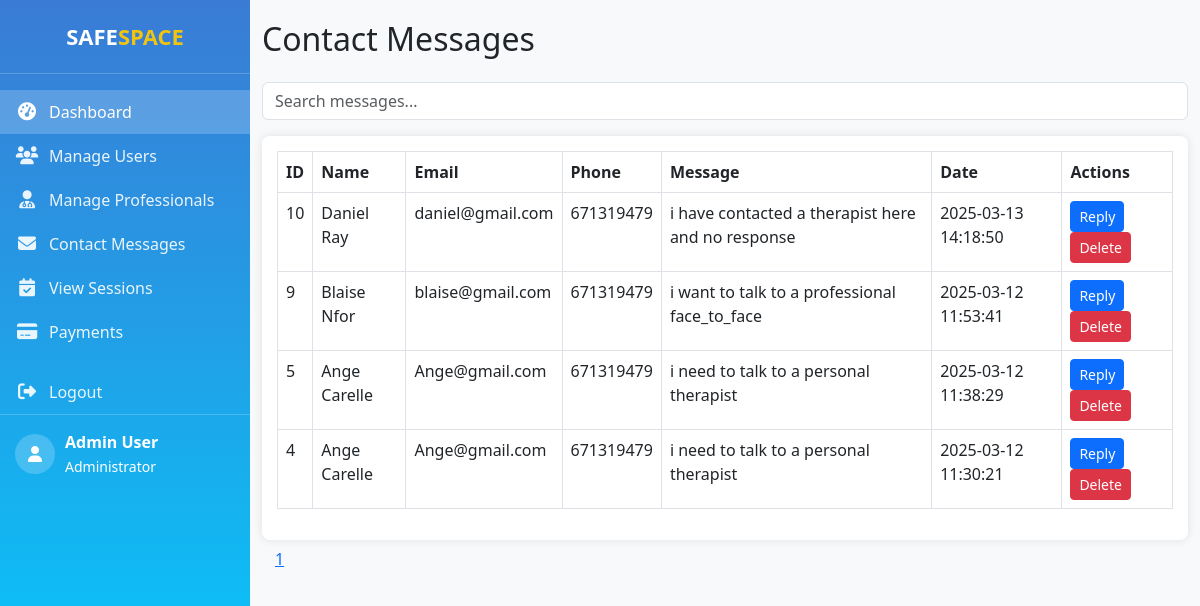
/dashboards/admin/contact_messages.php, run on the app's committed database.
### tables this page shows
CREATE TABLE `contact_messages` (
  `id` int(11) NOT NULL,
  `first_name` varchar(100) NOT NULL,
  `last_name` varchar(100) NOT NULL,
  `phone` varchar(20) DEFAULT NULL,
  `email` varchar(150) NOT NULL,
  `message` text NOT NULL,
  `user_ip` varchar(45) DEFAULT NULL,
  `submitted_at` timestamp NOT NULL DEFAULT current_timestamp()
);

### dashboards/admin/contact_messages.php (the view, shortened to what this page needs)
<?php
include '../../includes/config.php';
$limit = 10;
$page = isset($_GET['page']) ? (int)$_GET['page'] : 1;
$offset = ($page - 1) * $limit;
$sql = "SELECT * FROM contact_messages ORDER BY submitted_at DESC LIMIT $limit OFFSET $offset";
$result = $conn->query($sql);
$totalMessagesQuery = "SELECT COUNT(*) AS total FROM contact_messages";
$totalMessagesResult = $conn->query($totalMessagesQuery);
$totalMessages = $totalMessagesResult->fetch_assoc()['total'];
$totalPages = ceil($totalMessages / $limit);
?>
<!DOCTYPE html>
<html lang="en">
<head>
    <link rel="stylesheet" href="https://cdnjs.cloudflare.com/ajax/libs/bootstrap/5.3.0/css/bootstrap.min.css">
</head>
<body>
    <div class="d-flex">
        <?php include 'sidebar.php'; ?>
        <div class="container">
            <h2 class="mb-4">Contact Messages</h2>
            <input type="text" id="search" class="form-control mb-3" placeholder="Search messages...">
            <div class="table-responsive">
                <table class="table table-bordered">
                    <thead>
                        <tr>
                            <th>ID</th>
                            <th>Name</th>
                            <th>Email</th>
                            <th>Phone</th>
                            <th>Message</th>
                            <th>Date</th>
                            <th>Actions</th>
                        </tr>
                    </thead>
                    <tbody id="messageTable">
                        <?php while ($row = $result->fetch_assoc()): ?>
                        <tr>
                            <td><?= $row['id'] ?></td>
                            <td><?= htmlspecialchars($row['first_name'] . ' ' . $row['last_name']) ?></td>
                            <td><?= htmlspecialchars($row['email']) ?></td>
                            <td><?= htmlspecialchars($row['phone']) ?></td>
                            <td><?= nl2br(htmlspecialchars($row['message'])) ?></td>
                            <td><?= $row['submitted_at'] ?></td>
                            <td>
                                <a href="reply.php?message_id=<?= $row['id'] ?>" class="btn btn-primary btn-sm">Reply</a>
                                <a href="delete.php?message_id=<?= $row['id'] ?>" class="btn btn-danger btn-sm">Delete</a>
                            </td>
                        </tr>
                        <?php endwhile; ?>
                    </tbody>
                </table>
            </div>
            <div class="pagination">
                <?php for ($i = 1; $i <= $totalPages; $i++): ?>
                    <a href="?page=<?= $i ?>" class="btn btn-link"><?= $i ?></a>
                <?php endfor; ?>
            </div>
        </div>
    </div>
</body>
</html>

### dashboards/admin/contact_messages.php (style rules this page uses)
.container { margin-left: 250px; padding: 20px; transition: all 0.3s; }
.table-responsive { background: white; padding: 15px; border-radius: 8px; box-shadow: 0 0 10px rgba(0, 0, 0, 0.1); }

### dashboards/admin/sidebar.php (style rules this page uses)
body { background-color: #f8f9fa; font-family: 'Segoe UI', Tahoma, Geneva, Verdana, sans-serif; }

### data on the page
contact_messages: id "10", first_name+last_name "Daniel Ray", email "daniel@gmail.com", phone "671319479", message "i have contacted a therapist here and no response", submitted_at "2025-03-13 14:18:50"
contact_messages: id "9", first_name+last_name "Blaise Nfor", email "blaise@gmail.com", phone "671319479", message "i want to talk to a professional face_to_face", submitted_at "2025-03-12 11:53:41"
contact_messages: id "5", first_name+last_name "Ange Carelle", email "Ange@gmail.com", phone "671319479", message "i need to talk to a personal therapist", submitted_at "2025-03-12 11:38:29"
contact_messages: id "4", first_name+last_name "Ange Carelle", email "Ange@gmail.com", phone "671319479", message "i need to talk to a personal therapist", submitted_at "2025-03-12 11:30:21"
